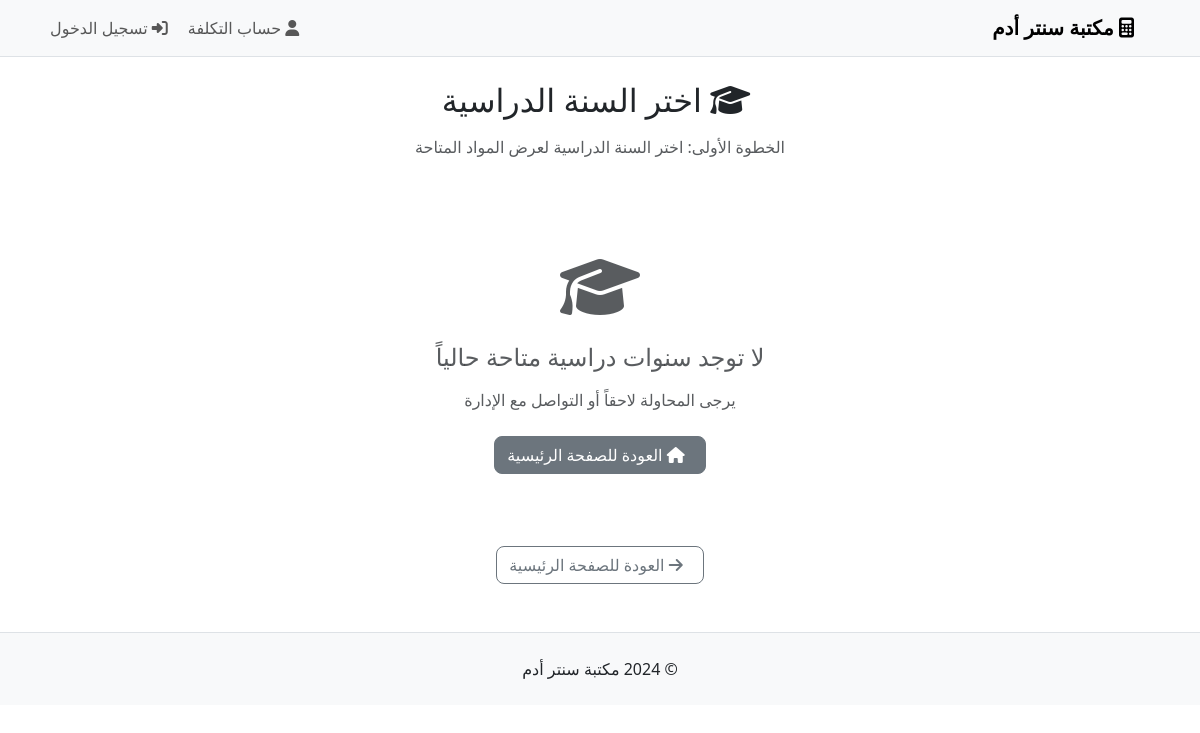
/user, run on an earlier commit of the app's database.
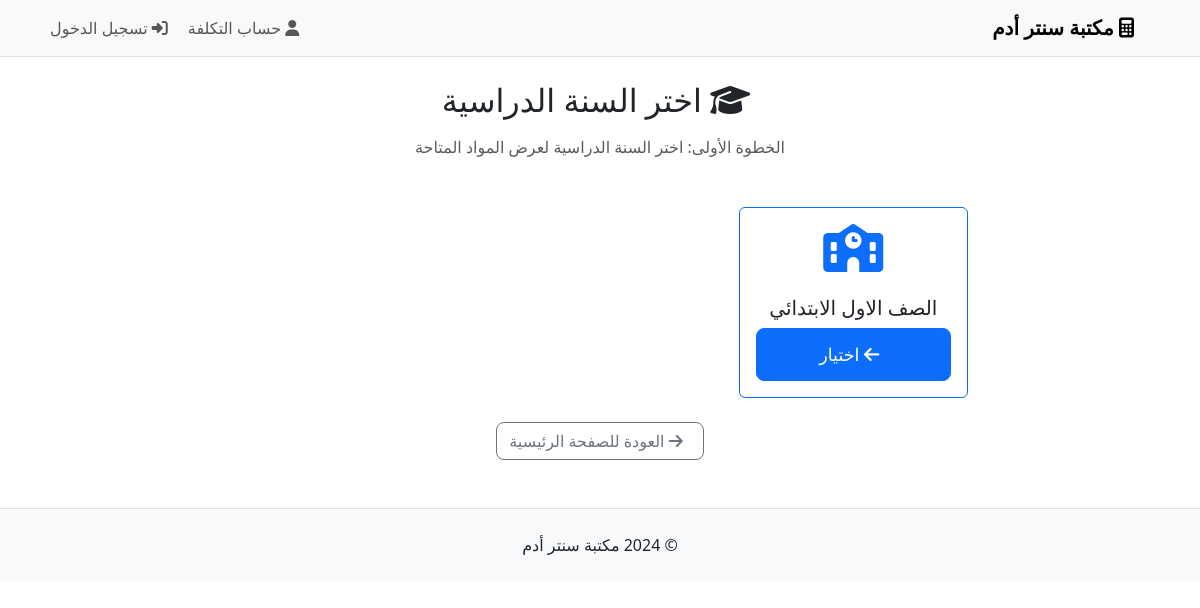
And on a later commit of the database.
### models.py (models this page shows, shortened)
class AcademicYear(db.Model):
    __tablename__ = 'academic_years'
    id = Column(Integer, primary_key=True)
    name = Column(String(100), nullable=False, unique=True)
    description = Column(Text)
    is_active = Column(Boolean, default=True)
    subjects = relationship('Subject', backref='academic_year', lazy=True, cascade='all, delete-orphan')

### routes.py (the view)
@app.route('/user')
def user_select_year():
    years = AcademicYear.query.filter_by(is_active=True).all()
    return render_template('user/select_year.html', years=years)

### templates/user/select_year.html (shortened to what this page needs)
{% extends "base.html" %}
{% block content %}
<div class="row justify-content-center">
    <div class="col-lg-8">
        <div class="text-center mb-5">
            <h2 class="mb-3">
                <i class="fas fa-graduation-cap me-2"></i>
                اختر السنة الدراسية
            </h2>
            <p class="text-muted">الخطوة الأولى: اختر السنة الدراسية لعرض المواد المتاحة</p>
        </div>
        {% if years %}
            <div class="row g-4">
                {% for year in years %}
                <div class="col-md-6 col-lg-4">
                    <div class="card h-100 border-primary hover-card">
                        <div class="card-body text-center d-flex flex-column">
                            <div class="mb-4">
                                <i class="fas fa-school fa-3x text-primary"></i>
                            </div>
                            <h5 class="card-title flex-grow-1">{{ year.name }}</h5>
                            <a href="{{ url_for('user_select_subject', year_id=year.id) }}"
                               class="btn btn-primary btn-lg mt-auto">
                                <i class="fas fa-arrow-left me-2"></i>
                                اختيار
                            </a>
                        </div>
                    </div>
                </div>
                {% endfor %}
            </div>
        {% else %}
            <div class="text-center py-5">
                <i class="fas fa-graduation-cap fa-4x text-muted mb-4"></i>
                <h4 class="text-muted mb-3">لا توجد سنوات دراسية متاحة حالياً</h4>
                <p class="text-muted mb-4">يرجى المحاولة لاحقاً أو التواصل مع الإدارة</p>
                <a href="{{ url_for('index') }}" class="btn btn-secondary">
                    <i class="fas fa-home me-2"></i>
                    العودة للصفحة الرئيسية
                </a>
            </div>
        {% endif %}
        <div class="text-center mt-4">
            <a href="{{ url_for('index') }}" class="btn btn-outline-secondary">
                <i class="fas fa-arrow-right me-2"></i>
                العودة للصفحة الرئيسية
            </a>
        </div>
    </div>
</div>
{% endblock %}

### templates/base.html (shortened to what this page needs)
<!DOCTYPE html>
<html lang="ar" dir="rtl">
<head>
    <link href="https://cdn.jsdelivr.net/npm/bootstrap@5.3.0/dist/css/bootstrap.min.css" rel="stylesheet">
    <link rel="stylesheet" href="https://cdnjs.cloudflare.com/ajax/libs/font-awesome/6.4.0/css/all.min.css">
    <link rel="stylesheet" href="{{ url_for('static', filename='css/style.css') }}">
</head>
<body>
    <nav class="navbar navbar-expand-lg navbar-light bg-light border-bottom">
        <div class="container">
            <a class="navbar-brand" href="{{ url_for('index') }}">
                <i class="fas fa-calculator me-2"></i>
                مكتبة سنتر أدم
            </a>
            <div class="collapse navbar-collapse" id="navbarNav">
                <ul class="navbar-nav me-auto">
                    <li class="nav-item">
                        <a class="nav-link" href="{{ url_for('user_select_books') }}">
                            <i class="fas fa-user me-1"></i>
                            حساب التكلفة
                        </a>
                    </li>
                    {% if session.admin_logged_in %}
                    <li class="nav-item">
                        <a class="nav-link" href="{{ url_for('admin_dashboard') }}">
                            <i class="fas fa-cog me-1"></i>
                            لوحة الإدارة
                        </a>
                    </li>
                    <li class="nav-item">
                        <a class="nav-link" href="{{ url_for('admin_logout') }}">
                            <i class="fas fa-sign-out-alt me-1"></i>
                            تسجيل الخروج
                        </a>
                    </li>
                    {% else %}
                    <li class="nav-item">
                        <a class="nav-link" href="{{ url_for('admin_login') }}">
                            <i class="fas fa-sign-in-alt me-1"></i>
                            تسجيل الدخول
                        </a>
                    </li>
                    {% endif %}
                </ul>
            </div>
        </div>
    </nav>
    <main class="container my-4">
        {% block content %}{% endblock %}
    </main>
    <footer class="bg-light text-dark py-4 mt-5 border-top">
        <div class="container text-center">
            <p class="mb-0">&copy; 2024 مكتبة سنتر أدم</p>
        </div>
    </footer>
</body>
</html>

### static/css/style.css (style rules this page uses)
body { font-family: 'Segoe UI', Tahoma, Geneva, Verdana, sans-serif; background-color: #ffffff; color: #212529; }
[dir="rtl"] { text-align: right; }
.card { transition: all 0.3s ease; }
.btn { border-radius: 8px; font-weight: 500; }
.btn-lg { padding: 12px 24px; font-size: 1.1rem; }
.hover-card { cursor: pointer; transition: transform 0.2s ease-in-out, box-shadow 0.2s ease-in-out; }
.navbar-brand { font-weight: 600; font-size: 1.25rem; }
.nav-link { font-weight: 500; }
footer { margin-top: auto; }

### templates/user/select_year.html (style rules this page uses)
.hover-card { transition: transform 0.2s ease-in-out; }

What changed in the data, as far as the page shows it:
added AcademicYear: name "الصف الاول الابتدائي"
Also different on the page:
text no longer shown: "لا توجد سنوات دراسية متاحة حالياً يرجى المحاولة لاحقاً أو التواصل مع الإدارة العودة للصفحة الرئيسية"
